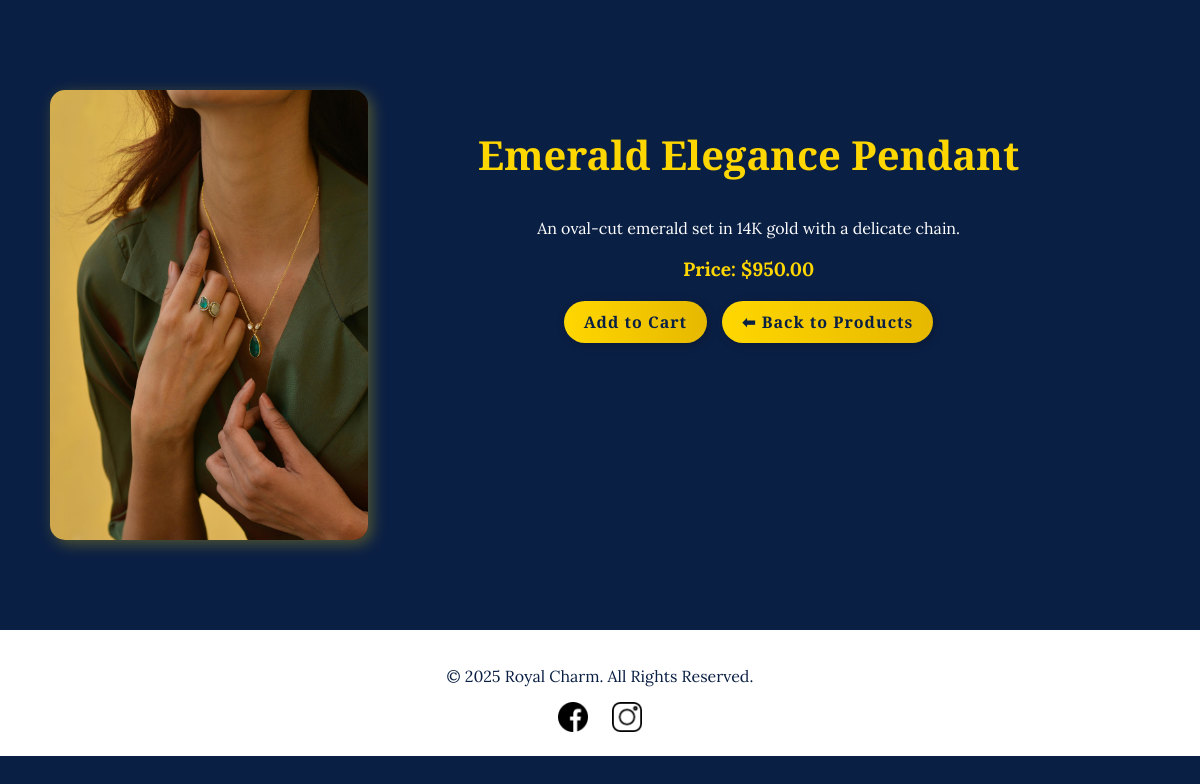
Screenshot of /product/2/ with the database file from the repository.
### store/models.py (models this page shows, shortened)
class Product(models.Model):
    name = models.CharField(max_length=255)
    description = models.TextField()
    price = models.DecimalField(max_digits=10, decimal_places=2)
    image = models.ImageField(upload_to='product_images/', blank=True, null=True)
    category = models.ForeignKey(Category, on_delete=models.CASCADE, related_name="products", null=True, blank=True)
    created_at = models.DateTimeField(auto_now_add=True)

### store/views.py (the view)
# urls.py: path('product/<int:pk>/', product_detail, name='product_detail'),
def product_detail(request, pk):
    product = get_object_or_404(Product, pk=pk)
    return render(request, 'store/product_detail.html', {'product': product})

### store/templates/store/product_detail.html (shortened to what this page needs)
{% load static %}
<!DOCTYPE html>
<html lang="en">
<head>
    <link rel="stylesheet" href="{% static 'store/styles.css' %}">
</head>
<body>
    <div class="product-detail-container">
        <div class="product-image">
            <img src="{{ product.image.url }}" class="detail-img" alt="{{ product.name }}">
        </div>
        <div class="product-info">
            <h1>{{ product.name }}</h1>
            <p>{{ product.description }}</p>
            <p class="price">Price: ${{ product.price }}</p>
        <div class="product-buttons">
            <form action="{% url 'add_to_cart' product.pk %}" method="post">
                <button type="submit" class="button">Add to Cart</button>
            </form>
            <a href="{% url 'product_list' %}" class="button back-button">⬅ Back to Products</a>
        </div>
        </div>
        </div>
<footer class="footer">
    <div class="container text-center">
        <p class="footer-text">&copy; 2025 Royal Charm. All Rights Reserved.</p>
        <div class="social-icons">
            <a href="https://facebook.com" target="_blank" class="social-link">
                <img src="{% static 'store/facebook-icon.png' %}" alt="Facebook">
            </a>
            <a href="https://instagram.com" target="_blank" class="social-link">
                <img src="{% static 'store/instagram-icon.png' %}" alt="Instagram">
            </a>
        </div>
    </div>
</footer>
</body>
</html>

### store/static/store/styles.css (style rules this page uses)
body { font-family: 'Lora', serif; background-color: #0a1f44 !important; color: #ffffff; margin: 0; padding-top: 0; }
h1 { font-family: 'Cormorant Garamond', serif; text-align: center; font-size: 3rem; padding: 20px; color: #FFD700; }
a { color: #FFD700; text-decoration: none; font-weight: bold; }
.product-detail-container { display: flex; justify-content: flex-start; align-items: flex-start; gap: 80px; max-width: 1100px; margin: 50px auto; padding: 20px; }
button, a.button { display: inline-block; background: linear-gradient(to right, #FFD700, #e6b800); color: #0a1f44; padding: 12px 25px; text-decoration: none; font-weight: bold; font-size: 1rem; border-radius: 30px; border: none; cursor: pointer; transition: all 0.3s ease-in-out; box-shadow: 2px 2px 10px rgba(0, 0, 0, 0.2); }
button, a.button { font-family: 'Cormorant Garamond', serif; font-size: 1rem; letter-spacing: 1px; }
.detail-img { width: 100% !important; max-width: 400px !important; height: 450px !important; object-fit: cover !important; border-radius: 15px !important; display: block !important; margin: 20px auto; box-shadow: 4px 4px 15px rgba(255, 215, 0, 0.3); }
.product-info { text-align: center; padding: 10px; }
.product-info h1 { font-size: 2.5rem; color: #FFD700; margin-bottom: 10px; }
.product-buttons { display: flex; gap: 15px; justify-content: center; margin-top: 20px; }
.product-buttons a, .product-buttons button { padding: 10px 20px; border-radius: 30px; font-weight: bold; text-decoration: none; }
.price { font-size: 1.2rem; font-weight: bold; color: #FFD700; margin-bottom: 8px; }
.footer { background: #fff; color: #0a1f44; padding: 20px 0; text-align: center; margin-top: 50px; font-size: 1rem; }
.social-icons { margin-top: 10px; }
.social-link img { width: 30px; height: 30px; margin: 0 10px; transition: transform 0.3s ease; }

### rows the page displays
Product: image (picture), name "Emerald Elegance Pendant", description "An oval-cut emerald set in 14K gold with a delicate chain.", price "950.00"
